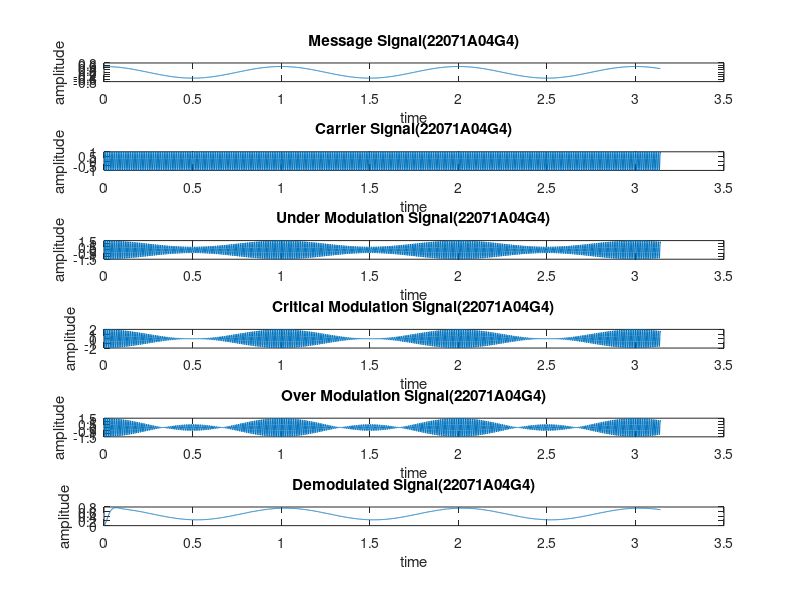

Write the MATLAB code that produced this figure. (Note: this script raises an error after producing the figure.)
clear all;
close all;

fs=1000;
T=1/fs;
t=0:T:pi;  %Time Period

fm=1;
fc=100;

am=0.5;
ac=1;

m=(am).*cos(2.*pi.*fm.*t);  %Message Signal
c=(ac).*cos(2.*pi.*fc.*t);  %Carrier Signal

s0=(ac+m).*cos(2.*pi.*fc.*t);  %Under Modulated Signal

subplot(6,1,1);
plot(t,m);
xlabel("time");
ylabel("amplitude");
title("Message Signal(22071A04G4)")

subplot(6,1,2);
plot(t,c);
xlabel("time");
ylabel("amplitude");
title("Carrier Signal(22071A04G4)")

subplot(6,1,3);
plot(t,s0);
xlabel("time");
ylabel("amplitude");
title("Under Modulation Signal(22071A04G4)")

am=1;
ac=1;

m=(am).*cos(2.*pi.*fm.*t);  %Message Signal

s=(ac+m).*cos(2.*pi.*fc.*t);  %Critical Modulated Signal

subplot(6,1,4);
plot(t,s);
xlabel("time");
ylabel("amplitude");
title("Critical Modulation Signal(22071A04G4)")

am=1;
ac=0.5;

m=(am).*cos(2.*pi.*fm.*t);  %Message Signal

s1=(ac+m).*cos(2.*pi.*fc.*t);  %Over Modulated Signal

subplot(6,1,5);
plot(t,s1);
xlabel("time");
ylabel("amplitude");
title("Over Modulation Signal(22071A04G4)")

d = s0.*c;

[a,b]=butter(2,(2*fm)/fc);

dmod = filter(a,b,d);

subplot(6,1,6);
plot(t,dmod);
xlabel("time");
ylabel("amplitude");
title("Demodulated Signal(22071A04G4)");

sgtitle("DSBFC - 22071A04G4") 
fontsize(12,"points");
